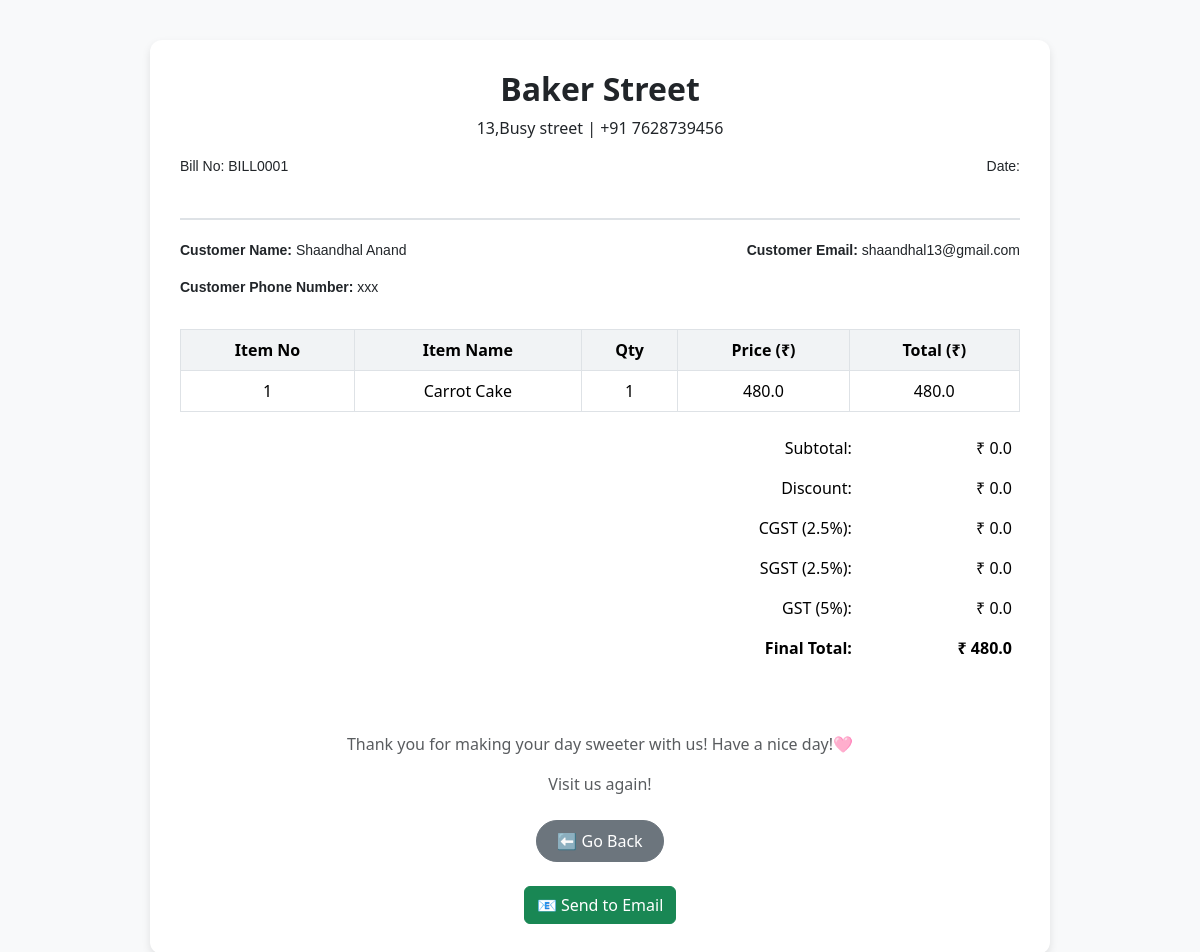
Page /invoice/1/ on the committed database.
### billing/models.py (models this page shows, shortened)
class Bill(models.Model):
    customer = models.ForeignKey(Customer_details, on_delete=models.CASCADE, null=True, blank=True)
    invoice_number = models.CharField(max_length=20, unique=True, blank=True, null=True)
    date = models.DateField(auto_now_add=True)
    subtotal = models.FloatField(default=0)
    discount = models.FloatField(default=0)
    cgst = models.FloatField(default=0)
    sgst = models.FloatField(default=0)
    gst = models.FloatField(default=0)
    total = models.FloatField(default=0)

class Customer_details(models.Model):
    name = models.CharField(max_length=200)
    phone = models.CharField(max_length=15)
    email = models.EmailField()

class BillItem(models.Model):
    bill = models.ForeignKey(Bill, on_delete=models.CASCADE, related_name="items")
    item_name = models.CharField(max_length=200)
    quantity = models.IntegerField()
    price = models.FloatField()
    total = models.FloatField()

### billing/views.py (the view)
# urls.py: path("invoice/<int:bill_id>/", views.invoice_preview, name="invoice_preview"),
def invoice_preview(request, bill_id):
    bill = get_object_or_404(Bill, id=bill_id)
    items = bill.items.all()
    return render(request, "billing/invoice.html", {
        "bill": bill,
        "items": items,
        "gst": bill.gst,
        "final_amount": bill.total,
    })

### billing/templates/billing/invoice.html (shortened to what this page needs)
<!DOCTYPE html>
<html lang="en">
<head>
  <link href="https://cdn.jsdelivr.net/npm/bootstrap@5.3.2/dist/css/bootstrap.min.css" rel="stylesheet">
  </head>
  <body>
    <div class="container">
      <div class="invoice-box">
        <div class="invoice-header text-center">
          <h2 class="fw-bold">Baker Street</h2>
          <p>13,Busy street | +91 7628739456</p>
          <div style="display: flex; justify-content: space-between; align-items: flex-start; margin-bottom: 15px; font-family: Arial, sans-serif; font-size: 14px;">
            <p>Bill No: {{bill.invoice_number}}</p>
            <p>Date: {{ bill.date|date:"d M Y" }}</p>
          </div>
        </div>
        <div style="display: flex; justify-content: space-between; align-items: flex-start; margin-bottom: 15px; font-family: Arial, sans-serif; font-size: 14px;">
          <div>
            <p><strong>Customer Name:</strong> {{bill.customer.name}}</p>
            <p><strong>Customer Phone Number:</strong> {{bill.customer.phone|default:"xxx"}}</p>
          </div>
          <div>
            <p><strong>Customer Email:</strong> {{bill.customer.email}}</p>
          </div>
        </div>
        <table class="table table-bordered align-middle text-center">
          <thead>
            <tr>
              <th>Item No</th>
              <th>Item Name</th>
              <th>Qty</th>
              <th>Price (₹)</th>
              <th>Total (₹)</th>
            </tr>
          </thead>
          <tbody>
            {% for item in items %}
            <tr>
              <td>{{forloop.counter}}</td>
              <td>{{ item.item_name }}</td>
              <td>{{ item.quantity }}</td>
              <td>{{ item.price }}</td>
              <td>{{ item.total }}</td>
            </tr>
            {% endfor %}
          </tbody>
        </table>
        <div class="row">
          <div class="col-md-6"></div>
          <div class="col-md-6">
            <table class="table table-borderless">
              <tr>
                <td class="text-end">Subtotal:</td>
                <td class="text-end">₹ {{ bill.subtotal }}</td>
              </tr>
              <tr>
                <td class="text-end">Discount:</td>
                <td class="text-end">₹ {{ bill.discount }}</td>
              </tr>
              <tr>
                <td class="text-end">CGST (2.5%):</td>
                <td class="text-end">₹ {{ bill.cgst }}</td>
              </tr>
              <tr>
                <td class="text-end">SGST (2.5%):</td>
                <td class="text-end">₹ {{ bill.sgst }}</td>
              </tr>
              <tr>
                <td class="text-end">GST (5%):</td>
                <td class="text-end">₹ {{ bill.gst }}</td>
              </tr>
              <tr class="totals">
                <td class="text-end">Final Total:</td>
                <td class="text-end">₹ {{ bill.total }}</td>
              </tr>
            </table>
          </div>
        </div>
        <div class="text-center mt-5">
          <p class="text-muted">Thank you for making your day sweeter with us!  Have a nice day!🩷 </p>
          <p class="text-muted">Visit us again!</p>
          <div class="text-center mt-4 noprint">
            <a href="{% url 'home' %}" class="btn btn-secondary btn-custom">⬅ Go Back</a>
          </div>
          <div class="text-center mt-4 noprint">
            <a href="{% url 'send_bill_email' bill.id %}" class="btn btn-success">📧 Send to Email</a>
          </div>
        </div>
      </div>
    </div>
  </body>
  </html>

### billing/templates/billing/invoice.html (style rules this page uses)
body { background-color: #f8f9fa; }
.invoice-box { background: #fff; border-radius: 12px; box-shadow: 0 4px 8px rgba(0,0,0,0.1); padding: 30px; margin: 40px auto; max-width: 900px; }
.invoice-header { border-bottom: 2px solid #dee2e6; margin-bottom: 20px; padding-bottom: 10px; }
.table th { background-color: #f1f3f5; }
.totals { font-weight: bold; }
.btn-custom { border-radius: 30px; padding: 8px 20px; }

### rows in the picture
Bill: invoice_number "BILL0001", customer.name "Shaandhal Anand", customer.phone "xxx", customer.email "shaandhal13@gmail.com", subtotal "0.0", discount "0.0", cgst "0.0", sgst "0.0", gst "0.0", total "480.0"
BillItem: item_name "Carrot Cake", quantity "1", price "480.0", total "480.0"
